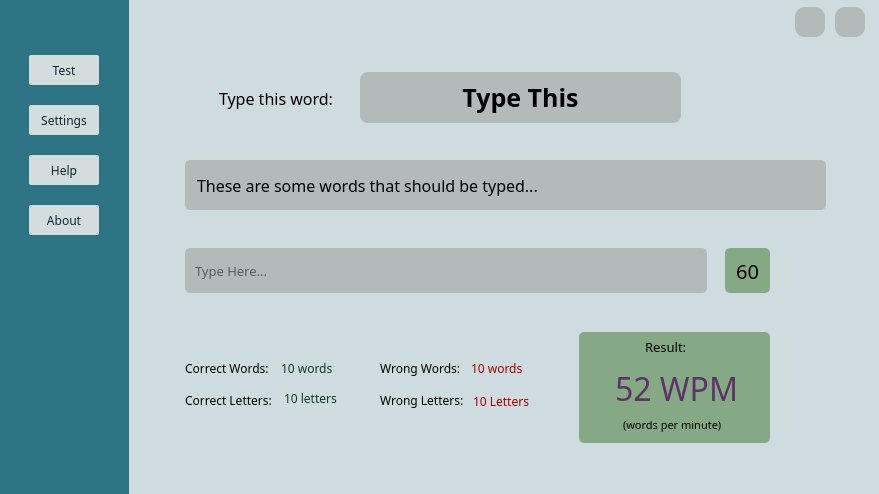
<?xml version="1.0" encoding="UTF-8"?>
<ui version="4.0">
 <class>MainWindow</class>
 <widget class="QMainWindow" name="MainWindow">
  <property name="geometry">
   <rect>
    <x>0</x>
    <y>0</y>
    <width>879</width>
    <height>494</height>
   </rect>
  </property>
  <property name="windowTitle">
   <string>Typing Speed Test</string>
  </property>
  <property name="windowIcon">
   <iconset>
    <normaloff>../images/logo.png</normaloff>../images/logo.png</iconset>
  </property>
  <property name="styleSheet">
   <string notr="true">background: rgb(207, 220, 223);
border-radius: 10px;</string>
  </property>
  <widget class="QWidget" name="centralwidget">
   <widget class="QFrame" name="sidebar">
    <property name="geometry">
     <rect>
      <x>-1</x>
      <y>0</y>
      <width>130</width>
      <height>541</height>
     </rect>
    </property>
    <property name="styleSheet">
     <string notr="true">background: rgb(45, 116, 132);
border-radius: 15px 0 0 15px;
</string>
    </property>
    <property name="frameShape">
     <enum>QFrame::StyledPanel</enum>
    </property>
    <property name="frameShadow">
     <enum>QFrame::Raised</enum>
    </property>
    <widget class="QPushButton" name="btn_test">
     <property name="geometry">
      <rect>
       <x>30</x>
       <y>55</y>
       <width>70</width>
       <height>30</height>
      </rect>
     </property>
     <property name="font">
      <font>
       <family>Sans Serif</family>
       <pointsize>9</pointsize>
       <weight>50</weight>
       <bold>false</bold>
      </font>
     </property>
     <property name="cursor">
      <cursorShape>PointingHandCursor</cursorShape>
     </property>
     <property name="styleSheet">
      <string notr="true">QPushButton{
background:rgb(211, 221, 221);
color: rgb(12, 39, 46);
border-radius: 2px;
}
QPushButton:hover{
background: rgb(153, 189, 196);
}</string>
     </property>
     <property name="text">
      <string>Test</string>
     </property>
    </widget>
    <widget class="QPushButton" name="btn_setting">
     <property name="geometry">
      <rect>
       <x>30</x>
       <y>105</y>
       <width>70</width>
       <height>30</height>
      </rect>
     </property>
     <property name="font">
      <font>
       <family>Sans Serif</family>
       <pointsize>9</pointsize>
       <weight>50</weight>
       <bold>false</bold>
      </font>
     </property>
     <property name="cursor">
      <cursorShape>PointingHandCursor</cursorShape>
     </property>
     <property name="styleSheet">
      <string notr="true">QPushButton{
background:rgb(211, 221, 221);
color: rgb(12, 39, 46);
border-radius: 2px;
}
QPushButton:hover{
background: rgb(153, 189, 196);
}</string>
     </property>
     <property name="text">
      <string>Settings</string>
     </property>
    </widget>
    <widget class="QPushButton" name="btn_help">
     <property name="geometry">
      <rect>
       <x>30</x>
       <y>155</y>
       <width>70</width>
       <height>30</height>
      </rect>
     </property>
     <property name="font">
      <font>
       <family>Sans Serif</family>
       <pointsize>9</pointsize>
       <weight>50</weight>
       <bold>false</bold>
      </font>
     </property>
     <property name="cursor">
      <cursorShape>PointingHandCursor</cursorShape>
     </property>
     <property name="styleSheet">
      <string notr="true">QPushButton{
background:rgb(211, 221, 221);
color: rgb(12, 39, 46);
border-radius: 2px;
}
QPushButton:hover{
background: rgb(153, 189, 196);
}</string>
     </property>
     <property name="text">
      <string>Help</string>
     </property>
    </widget>
    <widget class="QLabel" name="label">
     <property name="geometry">
      <rect>
       <x>10</x>
       <y>322</y>
       <width>111</width>
       <height>111</height>
      </rect>
     </property>
     <property name="text">
      <string/>
     </property>
     <property name="pixmap">
      <pixmap>../images/mysidebar-img.png</pixmap>
     </property>
     <property name="scaledContents">
      <bool>true</bool>
     </property>
    </widget>
    <widget class="QPushButton" name="btn_about">
     <property name="geometry">
      <rect>
       <x>30</x>
       <y>205</y>
       <width>70</width>
       <height>30</height>
      </rect>
     </property>
     <property name="font">
      <font>
       <family>Sans Serif</family>
       <pointsize>9</pointsize>
       <weight>50</weight>
       <bold>false</bold>
      </font>
     </property>
     <property name="cursor">
      <cursorShape>PointingHandCursor</cursorShape>
     </property>
     <property name="styleSheet">
      <string notr="true">QPushButton{
background:rgb(211, 221, 221);
color: rgb(12, 39, 46);
border-radius: 2px;
}
QPushButton:hover{
background: rgb(153, 189, 196);
}</string>
     </property>
     <property name="text">
      <string>About</string>
     </property>
    </widget>
   </widget>
   <widget class="QStackedWidget" name="pages">
    <property name="geometry">
     <rect>
      <x>150</x>
      <y>20</y>
      <width>721</width>
      <height>511</height>
     </rect>
    </property>
    <property name="styleSheet">
     <string notr="true"/>
    </property>
    <property name="currentIndex">
     <number>0</number>
    </property>
    <widget class="QWidget" name="page_test">
     <property name="styleSheet">
      <string notr="true">border-radius: 0;</string>
     </property>
     <widget class="QLabel" name="typethis">
      <property name="geometry">
       <rect>
        <x>210</x>
        <y>52</y>
        <width>321</width>
        <height>51</height>
       </rect>
      </property>
      <property name="font">
       <font>
        <family>Sans Serif</family>
        <pointsize>19</pointsize>
        <weight>75</weight>
        <bold>true</bold>
       </font>
      </property>
      <property name="styleSheet">
       <string notr="true">background: rgb(180, 185, 186);
border-radius: 8px;</string>
      </property>
      <property name="text">
       <string>Type This</string>
      </property>
      <property name="alignment">
       <set>Qt::AlignCenter</set>
      </property>
     </widget>
     <widget class="QLabel" name="label_3">
      <property name="geometry">
       <rect>
        <x>69</x>
        <y>63</y>
        <width>131</width>
        <height>31</height>
       </rect>
      </property>
      <property name="font">
       <font>
        <family>Sans Serif</family>
        <pointsize>12</pointsize>
       </font>
      </property>
      <property name="text">
       <string>Type this word:</string>
      </property>
     </widget>
     <widget class="QLabel" name="words">
      <property name="geometry">
       <rect>
        <x>35</x>
        <y>140</y>
        <width>641</width>
        <height>50</height>
       </rect>
      </property>
      <property name="font">
       <font>
        <family>Sans Serif</family>
        <pointsize>12</pointsize>
        <weight>50</weight>
        <bold>false</bold>
       </font>
      </property>
      <property name="styleSheet">
       <string notr="true">background: rgb(180, 185, 186);
border-radius: 5px;
padding: 8px;</string>
      </property>
      <property name="text">
       <string>These are some words that should be typed...</string>
      </property>
      <property name="alignment">
       <set>Qt::AlignLeading|Qt::AlignLeft|Qt::AlignVCenter</set>
      </property>
     </widget>
     <widget class="QLineEdit" name="en">
      <property name="geometry">
       <rect>
        <x>35</x>
        <y>228</y>
        <width>522</width>
        <height>45</height>
       </rect>
      </property>
      <property name="font">
       <font>
        <family>Sans Serif</family>
        <pointsize>10</pointsize>
       </font>
      </property>
      <property name="styleSheet">
       <string notr="true">background: rgb(180, 185, 186);
border-radius: 5px;
padding: 8px;</string>
      </property>
      <property name="placeholderText">
       <string>Type Here...</string>
      </property>
     </widget>
     <widget class="QLabel" name="timer">
      <property name="geometry">
       <rect>
        <x>575</x>
        <y>228</y>
        <width>45</width>
        <height>45</height>
       </rect>
      </property>
      <property name="font">
       <font>
        <family>Sans Serif</family>
        <pointsize>15</pointsize>
       </font>
      </property>
      <property name="styleSheet">
       <string notr="true">background: rgb(133, 169, 133);
color: #000;
border-radius: 5px;</string>
      </property>
      <property name="text">
       <string>60</string>
      </property>
      <property name="alignment">
       <set>Qt::AlignCenter</set>
      </property>
     </widget>
     <widget class="QPushButton" name="restart">
      <property name="geometry">
       <rect>
        <x>635</x>
        <y>228</y>
        <width>45</width>
        <height>45</height>
       </rect>
      </property>
      <property name="cursor">
       <cursorShape>PointingHandCursor</cursorShape>
      </property>
      <property name="styleSheet">
       <string notr="true">background: none;</string>
      </property>
      <property name="text">
       <string/>
      </property>
      <property name="icon">
       <iconset>
        <normaloff>../images/again.png</normaloff>../images/again.png</iconset>
      </property>
      <property name="iconSize">
       <size>
        <width>70</width>
        <height>70</height>
       </size>
      </property>
     </widget>
     <widget class="QLabel" name="label_6">
      <property name="geometry">
       <rect>
        <x>35</x>
        <y>328</y>
        <width>141</width>
        <height>41</height>
       </rect>
      </property>
      <property name="font">
       <font>
        <family>Sans Serif</family>
        <pointsize>9</pointsize>
       </font>
      </property>
      <property name="text">
       <string>Correct Words:</string>
      </property>
     </widget>
     <widget class="QLabel" name="label_7">
      <property name="geometry">
       <rect>
        <x>230</x>
        <y>328</y>
        <width>131</width>
        <height>41</height>
       </rect>
      </property>
      <property name="font">
       <font>
        <family>Sans Serif</family>
        <pointsize>9</pointsize>
       </font>
      </property>
      <property name="text">
       <string>Wrong Words:</string>
      </property>
     </widget>
     <widget class="QLabel" name="label_8">
      <property name="geometry">
       <rect>
        <x>35</x>
        <y>365</y>
        <width>101</width>
        <height>31</height>
       </rect>
      </property>
      <property name="font">
       <font>
        <family>Sans Serif</family>
        <pointsize>9</pointsize>
       </font>
      </property>
      <property name="text">
       <string>Correct Letters:</string>
      </property>
     </widget>
     <widget class="QLabel" name="label_9">
      <property name="geometry">
       <rect>
        <x>230</x>
        <y>365</y>
        <width>131</width>
        <height>31</height>
       </rect>
      </property>
      <property name="font">
       <font>
        <family>Sans Serif</family>
        <pointsize>9</pointsize>
       </font>
      </property>
      <property name="text">
       <string>Wrong Letters:</string>
      </property>
     </widget>
     <widget class="QLabel" name="Cwords">
      <property name="geometry">
       <rect>
        <x>131</x>
        <y>340</y>
        <width>71</width>
        <height>17</height>
       </rect>
      </property>
      <property name="font">
       <font>
        <family>Sans Serif</family>
        <pointsize>9</pointsize>
       </font>
      </property>
      <property name="styleSheet">
       <string notr="true">color: rgb(10, 58, 30);</string>
      </property>
      <property name="text">
       <string>10 words</string>
      </property>
     </widget>
     <widget class="QLabel" name="Cletters">
      <property name="geometry">
       <rect>
        <x>134</x>
        <y>370</y>
        <width>81</width>
        <height>17</height>
       </rect>
      </property>
      <property name="font">
       <font>
        <family>Sans Serif</family>
        <pointsize>9</pointsize>
       </font>
      </property>
      <property name="styleSheet">
       <string notr="true">color: rgb(10, 58, 30);</string>
      </property>
      <property name="text">
       <string>10 letters</string>
      </property>
     </widget>
     <widget class="QLabel" name="Wwords">
      <property name="geometry">
       <rect>
        <x>321</x>
        <y>340</y>
        <width>81</width>
        <height>17</height>
       </rect>
      </property>
      <property name="font">
       <font>
        <family>Sans Serif</family>
        <pointsize>9</pointsize>
       </font>
      </property>
      <property name="styleSheet">
       <string notr="true">color: rgb(164, 0, 0);</string>
      </property>
      <property name="text">
       <string>10 words</string>
      </property>
     </widget>
     <widget class="QFrame" name="frame_2">
      <property name="geometry">
       <rect>
        <x>429</x>
        <y>312</y>
        <width>191</width>
        <height>111</height>
       </rect>
      </property>
      <property name="styleSheet">
       <string notr="true">background: rgb(133, 169, 133);
border-radius: 5px;</string>
      </property>
      <property name="frameShape">
       <enum>QFrame::StyledPanel</enum>
      </property>
      <property name="frameShadow">
       <enum>QFrame::Raised</enum>
      </property>
      <widget class="QLabel" name="label_14">
       <property name="geometry">
        <rect>
         <x>66</x>
         <y>7</y>
         <width>101</width>
         <height>16</height>
        </rect>
       </property>
       <property name="font">
        <font>
         <family>Sans Serif</family>
         <pointsize>10</pointsize>
         <weight>50</weight>
         <bold>false</bold>
        </font>
       </property>
       <property name="text">
        <string>Result:</string>
       </property>
      </widget>
      <widget class="QLabel" name="result">
       <property name="geometry">
        <rect>
         <x>36</x>
         <y>31</y>
         <width>231</width>
         <height>51</height>
        </rect>
       </property>
       <property name="font">
        <font>
         <family>KacstDigital</family>
         <pointsize>24</pointsize>
         <weight>50</weight>
         <bold>false</bold>
        </font>
       </property>
       <property name="styleSheet">
        <string notr="true">color: rgb(92, 53, 102);</string>
       </property>
       <property name="text">
        <string>52 WPM</string>
       </property>
      </widget>
      <widget class="QLabel" name="label_16">
       <property name="geometry">
        <rect>
         <x>44</x>
         <y>82</y>
         <width>161</width>
         <height>21</height>
        </rect>
       </property>
       <property name="font">
        <font>
         <family>Sans Serif</family>
         <pointsize>8</pointsize>
        </font>
       </property>
       <property name="text">
        <string>(words per minute)</string>
       </property>
      </widget>
     </widget>
     <widget class="QLabel" name="Wletters">
      <property name="geometry">
       <rect>
        <x>323</x>
        <y>373</y>
        <width>81</width>
        <height>17</height>
       </rect>
      </property>
      <property name="font">
       <font>
        <family>Sans Serif</family>
        <pointsize>9</pointsize>
       </font>
      </property>
      <property name="styleSheet">
       <string notr="true">color: rgb(164, 0, 0);</string>
      </property>
      <property name="text">
       <string>10 Letters</string>
      </property>
     </widget>
    </widget>
    <widget class="QWidget" name="page_setting">
     <widget class="QLabel" name="label_2">
      <property name="geometry">
       <rect>
        <x>50</x>
        <y>137</y>
        <width>67</width>
        <height>17</height>
       </rect>
      </property>
      <property name="font">
       <font>
        <family>Sans Serif</family>
        <pointsize>13</pointsize>
       </font>
      </property>
      <property name="text">
       <string>Time:</string>
      </property>
     </widget>
     <widget class="QLabel" name="label_4">
      <property name="geometry">
       <rect>
        <x>50</x>
        <y>207</y>
        <width>91</width>
        <height>31</height>
       </rect>
      </property>
      <property name="font">
       <font>
        <family>Sans Serif</family>
        <pointsize>13</pointsize>
       </font>
      </property>
      <property name="text">
       <string>Language:</string>
      </property>
     </widget>
     <widget class="QLabel" name="label_5">
      <property name="geometry">
       <rect>
        <x>50</x>
        <y>277</y>
        <width>91</width>
        <height>41</height>
       </rect>
      </property>
      <property name="font">
       <font>
        <family>Sans Serif</family>
        <pointsize>13</pointsize>
       </font>
      </property>
      <property name="text">
       <string>Difficulty:</string>
      </property>
     </widget>
     <widget class="QComboBox" name="timeset">
      <property name="geometry">
       <rect>
        <x>170</x>
        <y>131</y>
        <width>125</width>
        <height>30</height>
       </rect>
      </property>
      <property name="styleSheet">
       <string notr="true">background: rgb(180, 185, 186);
border-radius: 5px;</string>
      </property>
      <item>
       <property name="text">
        <string>1 Minute</string>
       </property>
      </item>
      <item>
       <property name="text">
        <string>30 Seconds</string>
       </property>
      </item>
      <item>
       <property name="text">
        <string>2 Minutes</string>
       </property>
      </item>
     </widget>
     <widget class="QComboBox" name="langset">
      <property name="geometry">
       <rect>
        <x>170</x>
        <y>209</y>
        <width>125</width>
        <height>30</height>
       </rect>
      </property>
      <property name="styleSheet">
       <string notr="true">background: rgb(180, 185, 186);
border-radius: 5px;</string>
      </property>
      <item>
       <property name="text">
        <string>English</string>
       </property>
      </item>
      <item>
       <property name="text">
        <string>Persion</string>
       </property>
      </item>
     </widget>
     <widget class="QComboBox" name="difset">
      <property name="geometry">
       <rect>
        <x>170</x>
        <y>282</y>
        <width>125</width>
        <height>30</height>
       </rect>
      </property>
      <property name="styleSheet">
       <string notr="true">background: rgb(180, 185, 186);
border-radius: 5px;</string>
      </property>
      <item>
       <property name="text">
        <string>Normal</string>
       </property>
      </item>
      <item>
       <property name="text">
        <string>Easy</string>
       </property>
      </item>
      <item>
       <property name="text">
        <string>Difficult</string>
       </property>
      </item>
     </widget>
     <widget class="QLabel" name="label_10">
      <property name="geometry">
       <rect>
        <x>365</x>
        <y>72</y>
        <width>281</width>
        <height>321</height>
       </rect>
      </property>
      <property name="text">
       <string/>
      </property>
      <property name="pixmap">
       <pixmap>../images/key-img.png</pixmap>
      </property>
     </widget>
    </widget>
    <widget class="QWidget" name="page_help">
     <widget class="QLabel" name="label_12">
      <property name="geometry">
       <rect>
        <x>210</x>
        <y>260</y>
        <width>67</width>
        <height>17</height>
       </rect>
      </property>
      <property name="text">
       <string/>
      </property>
     </widget>
     <widget class="QFrame" name="frame">
      <property name="geometry">
       <rect>
        <x>35</x>
        <y>70</y>
        <width>621</width>
        <height>181</height>
       </rect>
      </property>
      <property name="styleSheet">
       <string notr="true">background: rgb(180, 185, 186);
border-radius: 5px;</string>
      </property>
      <property name="frameShape">
       <enum>QFrame::StyledPanel</enum>
      </property>
      <property name="frameShadow">
       <enum>QFrame::Raised</enum>
      </property>
      <widget class="QLabel" name="label_11">
       <property name="geometry">
        <rect>
         <x>20</x>
         <y>10</y>
         <width>641</width>
         <height>111</height>
        </rect>
       </property>
       <property name="font">
        <font>
         <family>Sans Serif</family>
         <pointsize>12</pointsize>
        </font>
       </property>
       <property name="styleSheet">
        <string notr="true"/>
       </property>
       <property name="text">
        <string>There is a button next to the timer.  When you press it, you'r time starts
and you type as fast as you can!
You can also customize your test in Settings</string>
       </property>
      </widget>
      <widget class="QLabel" name="label_13">
       <property name="geometry">
        <rect>
         <x>20</x>
         <y>100</y>
         <width>581</width>
         <height>71</height>
        </rect>
       </property>
       <property name="font">
        <font>
         <family>Sans Serif</family>
         <pointsize>12</pointsize>
         <weight>75</weight>
         <italic>false</italic>
         <bold>true</bold>
        </font>
       </property>
       <property name="text">
        <string>After typing each word, press Enter and go for the next word.</string>
       </property>
      </widget>
     </widget>
     <widget class="QLabel" name="label_15">
      <property name="geometry">
       <rect>
        <x>151</x>
        <y>336</y>
        <width>311</width>
        <height>71</height>
       </rect>
      </property>
      <property name="font">
       <font>
        <family>Sans Serif</family>
        <pointsize>12</pointsize>
       </font>
      </property>
      <property name="text">
       <string>for report a problem or ask a question.</string>
      </property>
     </widget>
     <widget class="QLabel" name="label_17">
      <property name="geometry">
       <rect>
        <x>55</x>
        <y>350</y>
        <width>91</width>
        <height>61</height>
       </rect>
      </property>
      <property name="font">
       <font>
        <family>Sans Serif</family>
        <pointsize>12</pointsize>
        <weight>50</weight>
        <bold>false</bold>
       </font>
      </property>
      <property name="styleSheet">
       <string notr="true">color: rgb(60, 80, 164)</string>
      </property>
      <property name="text">
       <string>&lt;html&gt;&lt;head/&gt;&lt;body&gt;&lt;p&gt;&lt;a href=&quot;mailto: m.matin.ardestani@gmail.com&quot;&gt;&lt;span style=&quot; text-decoration: underline; color:#0000ff;&quot;&gt;Send Email&lt;/span&gt;&lt;/a&gt;&lt;span style=&quot; text-decoration: underline;&quot;&gt;&lt;br/&gt;&lt;/span&gt;&lt;/p&gt;&lt;/body&gt;&lt;/html&gt;</string>
      </property>
     </widget>
    </widget>
    <widget class="QWidget" name="page_about">
     <widget class="QLabel" name="label_18">
      <property name="geometry">
       <rect>
        <x>40</x>
        <y>80</y>
        <width>611</width>
        <height>171</height>
       </rect>
      </property>
      <property name="font">
       <font>
        <family>Sans Serif</family>
        <pointsize>12</pointsize>
       </font>
      </property>
      <property name="text">
       <string>&lt;html&gt;&lt;head/&gt;&lt;body&gt;&lt;p&gt;The Typing Test measures an individual's typing speed and accuracy. &lt;/p&gt;&lt;p&gt;The test generates three scores: &lt;/p&gt;&lt;p&gt;- Words per Minute (WPM)&lt;br/&gt;- Number of Errors&lt;br/&gt;- and Adjusted Words per Minute (WPM - Errors)&lt;/p&gt;&lt;/body&gt;&lt;/html&gt;</string>
      </property>
     </widget>
     <widget class="QLabel" name="label_19">
      <property name="geometry">
       <rect>
        <x>40</x>
        <y>40</y>
        <width>341</width>
        <height>51</height>
       </rect>
      </property>
      <property name="font">
       <font>
        <family>Sans Serif</family>
        <pointsize>15</pointsize>
        <weight>75</weight>
        <bold>true</bold>
       </font>
      </property>
      <property name="text">
       <string>What is a Typing test?</string>
      </property>
     </widget>
     <widget class="QLabel" name="label_20">
      <property name="geometry">
       <rect>
        <x>40</x>
        <y>265</y>
        <width>341</width>
        <height>51</height>
       </rect>
      </property>
      <property name="font">
       <font>
        <family>Sans Serif</family>
        <pointsize>15</pointsize>
        <weight>75</weight>
        <bold>true</bold>
       </font>
      </property>
      <property name="text">
       <string>About Creator</string>
      </property>
     </widget>
     <widget class="QLabel" name="label_21">
      <property name="geometry">
       <rect>
        <x>40</x>
        <y>300</y>
        <width>611</width>
        <height>171</height>
       </rect>
      </property>
      <property name="font">
       <font>
        <family>Sans Serif</family>
        <pointsize>12</pointsize>
       </font>
      </property>
      <property name="text">
       <string>&lt;html&gt;&lt;head/&gt;&lt;body&gt;&lt;p&gt;Matin Ardestani is an Iranian teenager who is keen on programming.&lt;/p&gt;&lt;p&gt;Email: &lt;a href=&quot;mailto:m.matin.ardestani@gmail.com&quot;&gt;m.matin.ardestani@gmail.com&lt;/a&gt; &lt;/p&gt;&lt;p&gt;GitHub: &lt;a href=&quot;https://github.com/Matin-Ardestani/&quot;&gt;Matin-Ardestani&lt;/a&gt;&lt;/p&gt;&lt;/body&gt;&lt;/html&gt;</string>
      </property>
     </widget>
    </widget>
   </widget>
   <widget class="QPushButton" name="btn_exit">
    <property name="geometry">
     <rect>
      <x>835</x>
      <y>7</y>
      <width>30</width>
      <height>30</height>
     </rect>
    </property>
    <property name="cursor">
     <cursorShape>PointingHandCursor</cursorShape>
    </property>
    <property name="styleSheet">
     <string notr="true">background: rgb(180, 185, 186);
</string>
    </property>
    <property name="text">
     <string/>
    </property>
    <property name="icon">
     <iconset>
      <normaloff>../images/close.png</normaloff>../images/close.png</iconset>
    </property>
   </widget>
   <widget class="QPushButton" name="btn_min">
    <property name="geometry">
     <rect>
      <x>795</x>
      <y>7</y>
      <width>30</width>
      <height>30</height>
     </rect>
    </property>
    <property name="cursor">
     <cursorShape>PointingHandCursor</cursorShape>
    </property>
    <property name="styleSheet">
     <string notr="true">background: rgb(180, 185, 186);
</string>
    </property>
    <property name="text">
     <string/>
    </property>
    <property name="icon">
     <iconset>
      <normaloff>../images/minimize.png</normaloff>../images/minimize.png</iconset>
    </property>
   </widget>
  </widget>
 </widget>
 <resources/>
 <connections>
  <connection>
   <sender>btn_exit</sender>
   <signal>clicked()</signal>
   <receiver>MainWindow</receiver>
   <slot>close()</slot>
   <hints>
    <hint type="sourcelabel">
     <x>834</x>
     <y>20</y>
    </hint>
    <hint type="destinationlabel">
     <x>439</x>
     <y>249</y>
    </hint>
   </hints>
  </connection>
  <connection>
   <sender>btn_min</sender>
   <signal>clicked()</signal>
   <receiver>MainWindow</receiver>
   <slot>showMinimized()</slot>
   <hints>
    <hint type="sourcelabel">
     <x>794</x>
     <y>20</y>
    </hint>
    <hint type="destinationlabel">
     <x>439</x>
     <y>249</y>
    </hint>
   </hints>
  </connection>
 </connections>
</ui>
